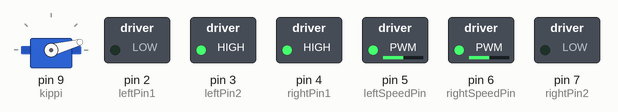
This sketch was run on a simulated Arduino Uno, built with avr-gcc and run on an emulated ATmega328P. On the bench: servo, switched loads named in the sketch (green lamp = pin HIGH).

Above: at 0.4 s.
Timing chart, 0 to 1.9 s (numbered marks = the images above):
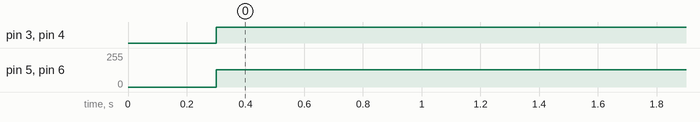

Measured:
- by itself, pin 3 (leftPin2), pin 4 (rightPin1): LOW → HIGH at 0.30 s
- by itself, pin 5 (leftSpeedPin), pin 6 (rightSpeedPin): 0/255 → 128/255 at 0.30 s

The sketch:

robotWarRobot.ino
```cpp
#include <Servo.h>
#include <PS2X_lib.h>  //for v1.6

int pos = 15;
int servoSpeed = 8;

int leftPad = 0;
int rightPad = 0;

int leftPin1 = 2;
int leftPin2 = 3;
int leftSpeedPin = 5;

int rightPin1 = 4;
int rightPin2 = 7;
int rightSpeedPin = 6;

Servo kippi;
PS2X ps2x;

void setup(){

  pinMode(leftPin1, OUTPUT);
  pinMode(leftPin2, OUTPUT);
  pinMode(leftSpeedPin, OUTPUT);
  pinMode(rightPin1, OUTPUT);
  pinMode(rightPin2, OUTPUT);
  pinMode(rightSpeedPin, OUTPUT);

  kippi.attach(9);
  kippi.write(pos);
  Serial.begin(57600);
  delay(300);
  ps2x.config_gamepad(13,11,10,12,false,false);
}

void loop() {
    ps2x.read_gamepad(false, 0);

    leftPad = ps2x.Analog(PSS_LY);
    rightPad = ps2x.Analog(PSS_RY);

    if(leftPad > 127) {
      digitalWrite(leftPin1, LOW);
      digitalWrite(leftPin2, HIGH);
      analogWrite(leftSpeedPin, leftPad);
    }
    if(leftPad < 127) {
      digitalWrite(leftPin1, HIGH);
      digitalWrite(leftPin2, LOW);
      analogWrite(leftSpeedPin, 255 - leftPad);
    }
    if(leftPad == 127) {
      analogWrite(leftSpeedPin, 0);
    }

    if(rightPad > 127) {
      digitalWrite(rightPin1, HIGH);
      digitalWrite(rightPin2, LOW);
      analogWrite(rightSpeedPin, rightPad);
    }
    if(rightPad < 127) {
      digitalWrite(rightPin1, LOW);
      digitalWrite(rightPin2, HIGH);
      analogWrite(rightSpeedPin, 255 - rightPad);
    }
    if(rightPad == 127) {
      analogWrite(rightSpeedPin, 0);
    }

    if(ps2x.Button(PSB_L1)){
      if(pos > 0) {
        pos = pos - servoSpeed;
        if(pos < 0) {
          pos = 0;
        }
        kippi.write(pos);
      }
    }

    if(ps2x.Button(PSB_R1)){
       if(pos < 180) {
        pos = pos + servoSpeed;
        if(pos > 180) {
          pos = 180;
        }
        kippi.write(pos);
      }
    }
    delay(50);
}
```
